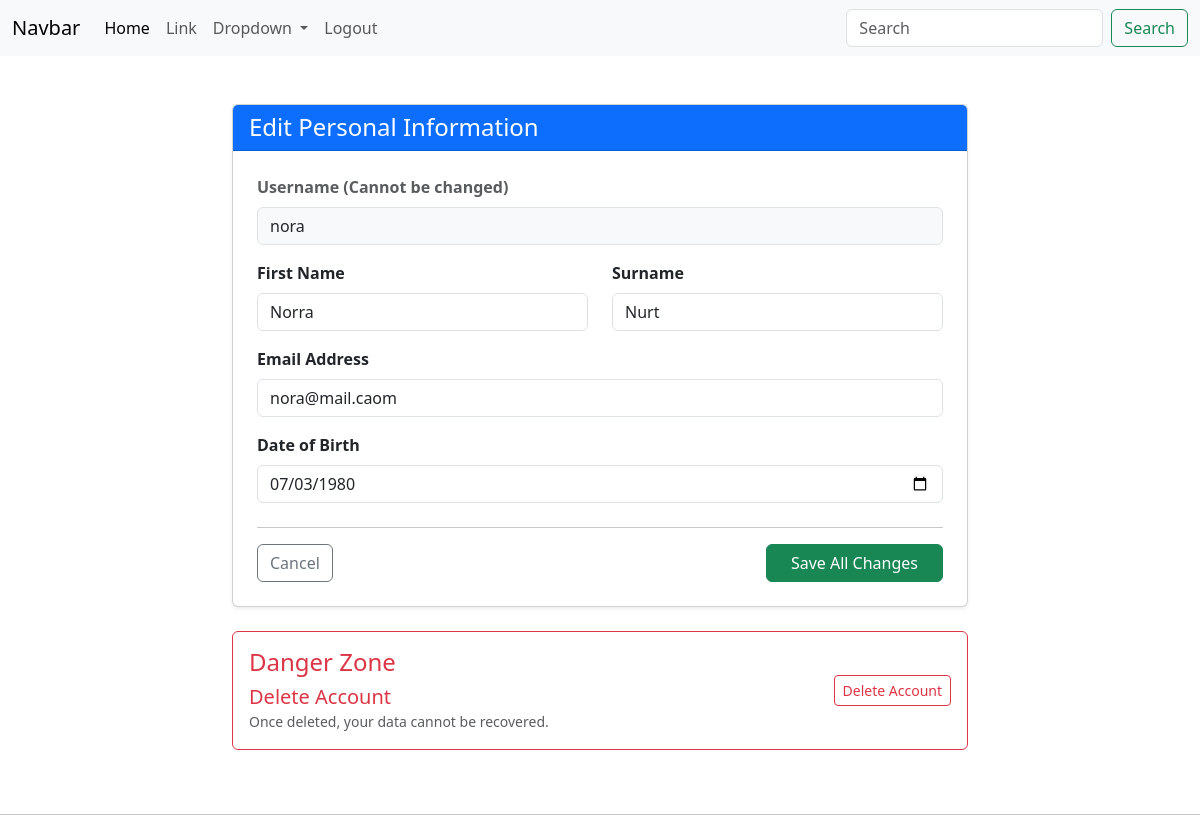
The page /edit-profile.php (signed in) on the database its author committed.
### tables this page shows
CREATE TABLE `users` (
  `user_id` int NOT NULL,
  `username` varchar(50) NOT NULL,
  `password` varchar(255) NOT NULL,
  `role` enum('Admin','Lecturer','Student','Parents') NOT NULL,
  `name` varchar(100) NOT NULL,
  `surname` varchar(100) NOT NULL,
  `date_of_birth` date DEFAULT NULL,
  `email` varchar(100) DEFAULT NULL,
  `created_at` timestamp NULL DEFAULT CURRENT_TIMESTAMP,
  `course_id` int DEFAULT NULL,
  `profile_photo` varchar(255) DEFAULT NULL
);

### includes/functions.php (called while the page is built, shortened)
<?php
function getUser($conn, $userId){
    $sql = "SELECT * FROM users WHERE user_id = ?;";
    $stmt = mysqli_stmt_init($conn);
    if(!mysqli_stmt_prepare($stmt,$sql)){
        echo "<p>Error: Could not load user.</p>";
        exit();
    }
    mysqli_stmt_bind_param($stmt, "i", $userId);
    mysqli_stmt_execute($stmt);
    $result = mysqli_stmt_get_result($stmt);
    return mysqli_fetch_assoc($result) ?: false;
}

### edit-profile.php (the view, shortened to what this page needs)
<?php
    include "includes/header.php";
    require_once 'includes/dbh.php';
    require_once 'includes/functions.php';
    $user = getUser($conn, $_SESSION["userId"]);
?>
<form action="includes/edit-profile-inc.php" method="post">
    <div class="container mt-5">
    <div class="row justify-content-center">
        <div class="col-md-8">
            <div class="card shadow-sm">
                <div class="card-header bg-primary text-white">
                    <h4 class="mb-0">Edit Personal Information</h4>
                </div>
                <div class="card-body p-4">
                    <form action="includes/edit-profile-inc.php" method="post">
                        <div class="mb-3">
                            <label class="form-label fw-bold text-muted">Username (Cannot be changed)</label>
                            <input type="text" class="form-control bg-light" value="<?php echo htmlspecialchars($user['username']); ?>" readonly>
                        </div>
                        <div class="row">
                            <div class="col-md-6 mb-3">
                                <label class="form-label fw-bold">First Name</label>
                                <input type="text" name="name" class="form-control" value="<?php echo htmlspecialchars($user['name']); ?>" required>
                            </div>
                            <div class="col-md-6 mb-3">
                                <label class="form-label fw-bold">Surname</label>
                                <input type="text" name="surname" class="form-control" value="<?php echo htmlspecialchars($user['surname']); ?>" required>
                            </div>
                        </div>
                        <div class="mb-3">
                            <label class="form-label fw-bold">Email Address</label>
                            <input type="email" name="email" class="form-control" value="<?php echo htmlspecialchars($user['email']); ?>" required>
                        </div>
                        <div class="mb-4">
                            <label class="form-label fw-bold">Date of Birth</label>
                            <input type="date" name="dob" class="form-control" value="<?php echo htmlspecialchars($user['date_of_birth']); ?>" required>
                        </div>
                        <hr>
                        <div class="d-flex justify-content-between">
                            <a href="profile.php" class="btn btn-outline-secondary">Cancel</a>
                            <button type="submit" name="submit" class="btn btn-success px-4">Save All Changes</button>
                        </div>
                    </form>
                </div>
            </div>
            <div class="card border-danger mt-4 mb-5">
                <div class="card-body d-flex justify-content-between align-items-center">
                    <div>
                         <h4 class="text-danger">Danger Zone</h4>
                        <h5 class="text-danger mb-0">Delete Account</h5>
                        <small class="text-muted">Once deleted, your data cannot be recovered.</small>
                    </div>
                    <a href="includes/delete-account-inc.php" class="btn btn-outline-danger btn-sm" onclick="return confirm('Are you sure you want to permanently delete your account?')">Delete Account</a>
                </div>
            </div>
        </div>
    </div>
</div>
</form>
<hr>

### rows shown on the page
users: username "nora", name "Norra", surname "Nurt", email "nora@mail.caom", dob "07/03/1980"
